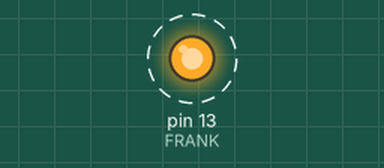
Recording of a sketch running on a simulated Arduino Uno, built with avr-gcc and run on an emulated ATmega328P. Shown: output pins drawn as LEDs (lit = HIGH). Dashed ring = blinking.

Above: at 0.5 s.
Timing chart, 0 to 4.6 s (numbered marks = the images above):
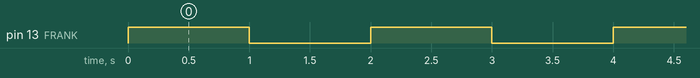

Measured:
- by itself, pin 13 (FRANK): alternates HIGH for 1.0 s and LOW for 1.0 s

The sketch:

Part_A.ino
```cpp
//this is TUTORIAL 1

int FRANK = 13; // this is frank, he likes to be high

void setup() {
  // put your setup code here, to run once:
  pinMode (FRANK, OUTPUT); // frank doesnt trust the man, he knows he's just an output

}

void loop() {
  digitalWrite (FRANK, HIGH); // first frank is high
   delay (1000);              // for a while
    digitalWrite (FRANK, LOW);// but then he realizes he isnt helping anyone. and gets low and depressed
    delay (1000);             // for a while.
                              // and then he does it all over again.
                              // poor frank.
}
```
